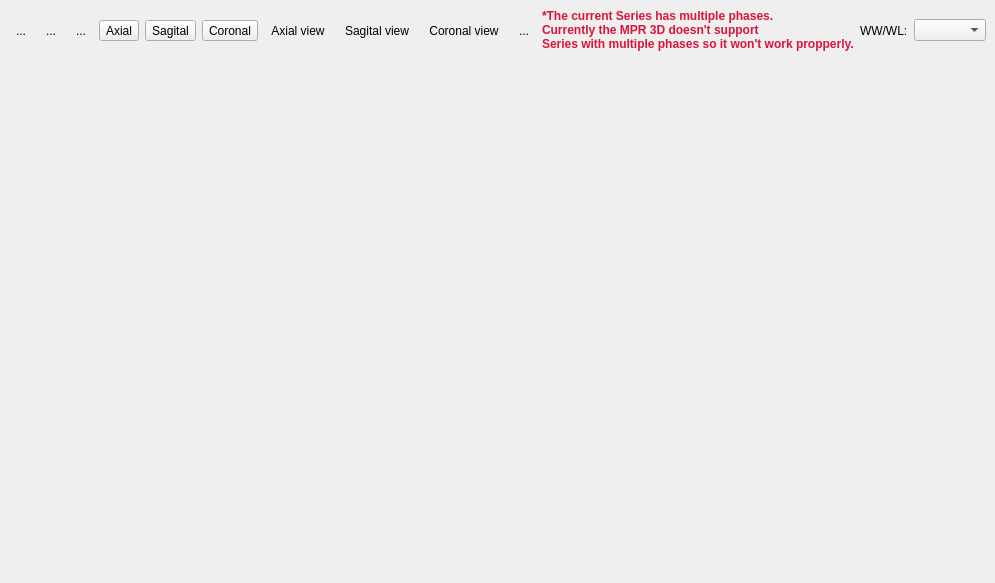
<ui version="4.0" >
 <class>QMPR3DExtensionBase</class>
 <widget class="QWidget" name="QMPR3DExtensionBase" >
  <property name="geometry" >
   <rect>
    <x>0</x>
    <y>0</y>
    <width>899</width>
    <height>583</height>
   </rect>
  </property>
  <property name="windowTitle" >
   <string>Form1</string>
  </property>
  <layout class="QVBoxLayout" >
   <property name="margin" >
    <number>9</number>
   </property>
   <property name="spacing" >
    <number>6</number>
   </property>
   <item>
    <layout class="QHBoxLayout" >
     <property name="margin" >
      <number>0</number>
     </property>
     <property name="spacing" >
      <number>6</number>
     </property>
     <item>
      <layout class="QHBoxLayout" >
       <property name="margin" >
        <number>0</number>
       </property>
       <property name="spacing" >
        <number>6</number>
       </property>
       <item>
        <widget class="QToolButton" name="m_zoomToolButton" >
         <property name="text" >
          <string>...</string>
         </property>
         <property name="iconSize" >
          <size>
           <width>32</width>
           <height>32</height>
          </size>
         </property>
         <property name="checkable" >
          <bool>true</bool>
         </property>
         <property name="autoRaise" >
          <bool>true</bool>
         </property>
        </widget>
       </item>
       <item>
        <widget class="QToolButton" name="m_moveToolButton" >
         <property name="text" >
          <string>...</string>
         </property>
         <property name="iconSize" >
          <size>
           <width>32</width>
           <height>32</height>
          </size>
         </property>
         <property name="checkable" >
          <bool>true</bool>
         </property>
         <property name="autoRaise" >
          <bool>true</bool>
         </property>
        </widget>
       </item>
       <item>
        <widget class="QToolButton" name="m_rotate3DToolButton" >
         <property name="text" >
          <string>...</string>
         </property>
         <property name="iconSize" >
          <size>
           <width>32</width>
           <height>32</height>
          </size>
         </property>
         <property name="checkable" >
          <bool>true</bool>
         </property>
         <property name="autoRaise" >
          <bool>true</bool>
         </property>
        </widget>
       </item>
       <item>
        <widget class="QToolButton" name="m_axialViewEnabledButton" >
         <property name="toolTip" >
          <string>Enable axial plane</string>
         </property>
         <property name="text" >
          <string>Axial</string>
         </property>
         <property name="checkable" >
          <bool>true</bool>
         </property>
        </widget>
       </item>
       <item>
        <widget class="QToolButton" name="m_sagitalViewEnabledButton" >
         <property name="toolTip" >
          <string>Enable sagital plane</string>
         </property>
         <property name="text" >
          <string>Sagital</string>
         </property>
         <property name="checkable" >
          <bool>true</bool>
         </property>
        </widget>
       </item>
       <item>
        <widget class="QToolButton" name="m_coronalViewEnabledButton" >
         <property name="toolTip" >
          <string>Enable coronal plane</string>
         </property>
         <property name="text" >
          <string>Coronal</string>
         </property>
         <property name="checkable" >
          <bool>true</bool>
         </property>
        </widget>
       </item>
      </layout>
     </item>
     <item>
      <layout class="QHBoxLayout" >
       <property name="margin" >
        <number>0</number>
       </property>
       <property name="spacing" >
        <number>6</number>
       </property>
       <item>
        <widget class="QToolButton" name="m_axialOrientationButton" >
         <property name="sizePolicy" >
          <sizepolicy>
           <hsizetype>1</hsizetype>
           <vsizetype>1</vsizetype>
           <horstretch>0</horstretch>
           <verstretch>0</verstretch>
          </sizepolicy>
         </property>
         <property name="toolTip" >
          <string>Switch to axial view</string>
         </property>
         <property name="text" >
          <string>Axial view</string>
         </property>
         <property name="icon" >
          <iconset resource="../../../main/main.qrc" >:/images/axial.png</iconset>
         </property>
         <property name="iconSize" >
          <size>
           <width>32</width>
           <height>32</height>
          </size>
         </property>
         <property name="autoRaise" >
          <bool>true</bool>
         </property>
        </widget>
       </item>
       <item>
        <widget class="QToolButton" name="m_sagitalOrientationButton" >
         <property name="sizePolicy" >
          <sizepolicy>
           <hsizetype>1</hsizetype>
           <vsizetype>1</vsizetype>
           <horstretch>0</horstretch>
           <verstretch>0</verstretch>
          </sizepolicy>
         </property>
         <property name="toolTip" >
          <string>Switch to sagital view</string>
         </property>
         <property name="text" >
          <string>Sagital view</string>
         </property>
         <property name="icon" >
          <iconset resource="../../../main/main.qrc" >:/images/sagital.png</iconset>
         </property>
         <property name="iconSize" >
          <size>
           <width>32</width>
           <height>32</height>
          </size>
         </property>
         <property name="autoRaise" >
          <bool>true</bool>
         </property>
        </widget>
       </item>
       <item>
        <widget class="QToolButton" name="m_coronalOrientationButton" >
         <property name="toolTip" >
          <string>Switch to coronal view</string>
         </property>
         <property name="text" >
          <string>Coronal view</string>
         </property>
         <property name="icon" >
          <iconset resource="../../../main/main.qrc" >:/images/coronal.png</iconset>
         </property>
         <property name="iconSize" >
          <size>
           <width>32</width>
           <height>32</height>
          </size>
         </property>
         <property name="checkable" >
          <bool>false</bool>
         </property>
         <property name="autoRaise" >
          <bool>true</bool>
         </property>
        </widget>
       </item>
      </layout>
     </item>
     <item>
      <layout class="QHBoxLayout" >
       <property name="margin" >
        <number>0</number>
       </property>
       <property name="spacing" >
        <number>6</number>
       </property>
       <item>
        <widget class="QToolButton" name="m_screenShotToolButton" >
         <property name="text" >
          <string>...</string>
         </property>
         <property name="iconSize" >
          <size>
           <width>32</width>
           <height>32</height>
          </size>
         </property>
         <property name="autoRaise" >
          <bool>true</bool>
         </property>
        </widget>
       </item>
       <item>
        <widget class="QLabel" name="m_phasesAlertLabel" >
         <property name="text" >
          <string>&lt;html>&lt;head>&lt;meta name="qrichtext" content="1" />&lt;style type="text/css">
p, li { white-space: pre-wrap; }
&lt;/style>&lt;/head>&lt;body style=" font-family:'Sans Serif'; font-size:9pt; font-weight:400; font-style:normal; text-decoration:none;">
&lt;p style=" margin-top:0px; margin-bottom:0px; margin-left:0px; margin-right:0px; -qt-block-indent:0; text-indent:0px;">&lt;span style=" font-weight:600; color:#dc143c;">*The current Series has multiple phases. &lt;/span>&lt;/p>
&lt;p style=" margin-top:0px; margin-bottom:0px; margin-left:0px; margin-right:0px; -qt-block-indent:0; text-indent:0px; font-weight:600; color:#dc143c;">Currently the MPR 3D doesn't support &lt;/p>
&lt;p style=" margin-top:0px; margin-bottom:0px; margin-left:0px; margin-right:0px; -qt-block-indent:0; text-indent:0px; font-weight:600; color:#dc143c;">Series with multiple phases so it won't work propperly.&lt;/p>&lt;/body>&lt;/html></string>
         </property>
        </widget>
       </item>
      </layout>
     </item>
     <item>
      <spacer>
       <property name="orientation" >
        <enum>Qt::Horizontal</enum>
       </property>
       <property name="sizeType" >
        <enum>QSizePolicy::Expanding</enum>
       </property>
       <property name="sizeHint" >
        <size>
         <width>173</width>
         <height>43</height>
        </size>
       </property>
      </spacer>
     </item>
     <item>
      <layout class="QHBoxLayout" >
       <property name="margin" >
        <number>0</number>
       </property>
       <property name="spacing" >
        <number>6</number>
       </property>
       <item>
        <widget class="QLabel" name="label" >
         <property name="text" >
          <string>WW/WL:</string>
         </property>
        </widget>
       </item>
       <item>
        <widget class="udg::QWindowLevelComboBox" name="m_windowLevelComboBox" />
       </item>
      </layout>
     </item>
    </layout>
   </item>
   <item>
    <widget class="udg::Q3DMPRViewer" name="m_mpr3DView" >
     <property name="sizePolicy" >
      <sizepolicy>
       <hsizetype>7</hsizetype>
       <vsizetype>7</vsizetype>
       <horstretch>0</horstretch>
       <verstretch>0</verstretch>
      </sizepolicy>
     </property>
     <property name="minimumSize" >
      <size>
       <width>16</width>
       <height>16</height>
      </size>
     </property>
    </widget>
   </item>
  </layout>
 </widget>
 <layoutdefault spacing="6" margin="11" />
 <customwidgets>
  <customwidget>
   <class>udg::Q3DMPRViewer</class>
   <extends>QFrame</extends>
   <header>q3dmprviewer.h</header>
  </customwidget>
  <customwidget>
   <class>udg::QWindowLevelComboBox</class>
   <extends>QComboBox</extends>
   <header>qwindowlevelcombobox.h</header>
  </customwidget>
 </customwidgets>
 <resources>
  <include location="../main/main.qrc" />
  <include location="../../../main/main.qrc" />
 </resources>
 <connections/>
</ui>
